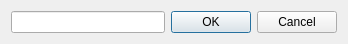
<?xml version="1.0" encoding="UTF-8"?>
<ui version="4.0">
 <class>GridConfig</class>
 <widget class="QDialog" name="GridConfig">
  <property name="geometry">
   <rect>
    <x>0</x>
    <y>0</y>
    <width>348</width>
    <height>43</height>
   </rect>
  </property>
  <property name="windowTitle">
   <string>Form</string>
  </property>
  <layout class="QGridLayout" name="gridLayout">
   <item row="0" column="0">
    <layout class="QHBoxLayout" name="horizontalLayout">
     <item>
      <widget class="QLineEdit" name="lineEdit"/>
     </item>
     <item>
      <widget class="QDialogButtonBox" name="buttonBox">
       <property name="standardButtons">
        <set>QDialogButtonBox::Cancel|QDialogButtonBox::Ok</set>
       </property>
      </widget>
     </item>
    </layout>
   </item>
  </layout>
 </widget>
 <resources/>
 <connections/>
</ui>
